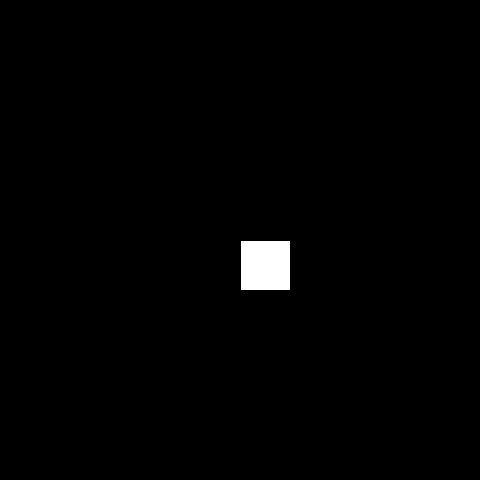
Frame 1 (no input)
Frame 60 (the mouse pressed at the canvas centre just before this capture): identical to frame 1, image omitted
Frame 120 (the mouse held since frame 60 and released just before this capture): identical to frame 1, image omitted

The Processing sketch that drew this single still picture (run headless with seeded random() and noise(); from frame 60 on, the mouse is pressed at the canvas centre):

// Processing sketch: moving_box
// ── moving_box.pde
int x = 240,y = 240;
char key2;

void setup(){
  size(480,480);
  background(0, 0, 0);
  rect(x,y,50,50);
  frameRate(60);
}

void draw(){
    if (keyPressed) {
      keyPressed();
        if(key2 == 'w' || key2 == 's' || key2 == 'a' || key2 == 'd'){
          movement();
          clear();
          rect(x,y,50,50);
        }
    }
}

void movement(){
  if (key == 'w') {
        y = y - 5;
        return;
      }
      if(key == 's'){
        y = y + 5;
        return;
      }
      if(key == 'a'){
        x = x - 5;
        return;
      }
      if(key == 'd'){
        x = x + 5;
        return;
      }
      
}

void keyPressed(){
  key2 = key;
}
